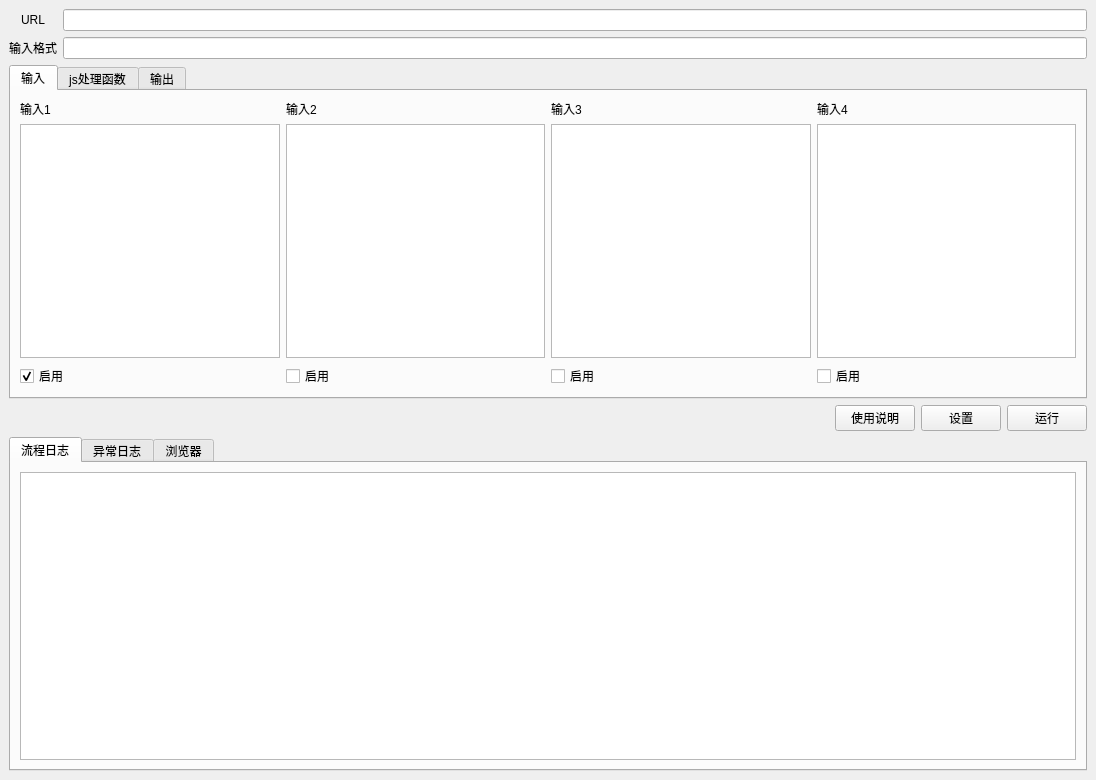
<?xml version="1.0" encoding="UTF-8"?>
<ui version="4.0">
 <class>MainWindow</class>
 <widget class="QMainWindow" name="MainWindow">
  <property name="geometry">
   <rect>
    <x>0</x>
    <y>0</y>
    <width>1096</width>
    <height>780</height>
   </rect>
  </property>
  <property name="windowTitle">
   <string>JS函数调试工具箱</string>
  </property>
  <widget class="QWidget" name="centralwidget">
   <layout class="QVBoxLayout" name="verticalLayout_5">
    <item>
     <layout class="QGridLayout" name="gridLayout">
      <item row="0" column="0">
       <widget class="QLabel" name="label">
        <property name="text">
         <string>URL</string>
        </property>
        <property name="alignment">
         <set>Qt::AlignCenter</set>
        </property>
       </widget>
      </item>
      <item row="0" column="1">
       <widget class="QLineEdit" name="urlLineEdit"/>
      </item>
      <item row="1" column="0">
       <widget class="QLabel" name="label_6">
        <property name="text">
         <string>输入格式</string>
        </property>
        <property name="alignment">
         <set>Qt::AlignCenter</set>
        </property>
       </widget>
      </item>
      <item row="1" column="1">
       <widget class="QLineEdit" name="inputFormatLineEdit"/>
      </item>
     </layout>
    </item>
    <item>
     <widget class="QTabWidget" name="tabWidget">
      <property name="currentIndex">
       <number>0</number>
      </property>
      <widget class="QWidget" name="tab">
       <attribute name="title">
        <string>输入</string>
       </attribute>
       <layout class="QHBoxLayout" name="horizontalLayout_6">
        <item>
         <layout class="QHBoxLayout" name="horizontalLayout_3">
          <item>
           <layout class="QVBoxLayout" name="verticalLayout">
            <item>
             <widget class="QLabel" name="label_2">
              <property name="text">
               <string>输入1</string>
              </property>
             </widget>
            </item>
            <item>
             <widget class="QTextEdit" name="input1TextEdit"/>
            </item>
            <item>
             <widget class="QCheckBox" name="input1CheckBox">
              <property name="text">
               <string>启用</string>
              </property>
              <property name="checkable">
               <bool>true</bool>
              </property>
              <property name="checked">
               <bool>true</bool>
              </property>
             </widget>
            </item>
           </layout>
          </item>
          <item>
           <layout class="QVBoxLayout" name="verticalLayout_2">
            <item>
             <widget class="QLabel" name="label_3">
              <property name="text">
               <string>输入2</string>
              </property>
             </widget>
            </item>
            <item>
             <widget class="QTextEdit" name="input2TextEdit"/>
            </item>
            <item>
             <widget class="QCheckBox" name="input2CheckBox">
              <property name="text">
               <string>启用</string>
              </property>
              <property name="checked">
               <bool>false</bool>
              </property>
             </widget>
            </item>
           </layout>
          </item>
          <item>
           <layout class="QVBoxLayout" name="verticalLayout_3">
            <item>
             <widget class="QLabel" name="label_4">
              <property name="text">
               <string>输入3</string>
              </property>
             </widget>
            </item>
            <item>
             <widget class="QTextEdit" name="input3TextEdit"/>
            </item>
            <item>
             <widget class="QCheckBox" name="input3CheckBox">
              <property name="text">
               <string>启用</string>
              </property>
             </widget>
            </item>
           </layout>
          </item>
          <item>
           <layout class="QVBoxLayout" name="verticalLayout_4">
            <item>
             <widget class="QLabel" name="label_5">
              <property name="text">
               <string>输入4</string>
              </property>
             </widget>
            </item>
            <item>
             <widget class="QTextEdit" name="input4TextEdit"/>
            </item>
            <item>
             <widget class="QCheckBox" name="input4CheckBox">
              <property name="text">
               <string>启用</string>
              </property>
             </widget>
            </item>
           </layout>
          </item>
         </layout>
        </item>
       </layout>
      </widget>
      <widget class="QWidget" name="tab_3">
       <attribute name="title">
        <string>js处理函数</string>
       </attribute>
       <layout class="QHBoxLayout" name="horizontalLayout">
        <item>
         <widget class="QTextEdit" name="jsFunTextEdit">
          <property name="font">
           <font>
            <family>微软雅黑</family>
            <pointsize>11</pointsize>
           </font>
          </property>
         </widget>
        </item>
        <item>
         <layout class="QVBoxLayout" name="verticalLayout_6">
          <item>
           <widget class="QPushButton" name="resetButton">
            <property name="text">
             <string>重置</string>
            </property>
           </widget>
          </item>
          <item>
           <spacer name="verticalSpacer">
            <property name="orientation">
             <enum>Qt::Vertical</enum>
            </property>
            <property name="sizeHint" stdset="0">
             <size>
              <width>20</width>
              <height>40</height>
             </size>
            </property>
           </spacer>
          </item>
         </layout>
        </item>
       </layout>
      </widget>
      <widget class="QWidget" name="tab_2">
       <attribute name="title">
        <string>输出</string>
       </attribute>
       <layout class="QHBoxLayout" name="horizontalLayout_2">
        <item>
         <widget class="QTableWidget" name="resultTable"/>
        </item>
        <item>
         <layout class="QVBoxLayout" name="verticalLayout_7">
          <item>
           <widget class="QPushButton" name="exportResultButton">
            <property name="text">
             <string>导出</string>
            </property>
           </widget>
          </item>
          <item>
           <spacer name="verticalSpacer_2">
            <property name="orientation">
             <enum>Qt::Vertical</enum>
            </property>
            <property name="sizeHint" stdset="0">
             <size>
              <width>20</width>
              <height>40</height>
             </size>
            </property>
           </spacer>
          </item>
         </layout>
        </item>
       </layout>
      </widget>
     </widget>
    </item>
    <item>
     <layout class="QHBoxLayout" name="horizontalLayout_4">
      <item>
       <spacer name="horizontalSpacer">
        <property name="orientation">
         <enum>Qt::Horizontal</enum>
        </property>
        <property name="sizeHint" stdset="0">
         <size>
          <width>40</width>
          <height>20</height>
         </size>
        </property>
       </spacer>
      </item>
      <item>
       <widget class="QPushButton" name="helpButton">
        <property name="text">
         <string>使用说明</string>
        </property>
       </widget>
      </item>
      <item>
       <widget class="QPushButton" name="configButton">
        <property name="text">
         <string>设置</string>
        </property>
       </widget>
      </item>
      <item>
       <widget class="QPushButton" name="runButton">
        <property name="text">
         <string>运行</string>
        </property>
       </widget>
      </item>
     </layout>
    </item>
    <item>
     <widget class="QTabWidget" name="tabWidget_2">
      <property name="currentIndex">
       <number>0</number>
      </property>
      <widget class="QWidget" name="tab_4">
       <attribute name="title">
        <string>流程日志</string>
       </attribute>
       <layout class="QHBoxLayout" name="horizontalLayout_8">
        <item>
         <widget class="QTextEdit" name="normalLogTextEdit">
          <property name="font">
           <font>
            <family>微软雅黑</family>
            <pointsize>10</pointsize>
           </font>
          </property>
          <property name="readOnly">
           <bool>true</bool>
          </property>
         </widget>
        </item>
       </layout>
      </widget>
      <widget class="QWidget" name="tab_5">
       <attribute name="title">
        <string>异常日志</string>
       </attribute>
       <layout class="QHBoxLayout" name="horizontalLayout_9">
        <item>
         <widget class="QTextEdit" name="errorLogTextEdit">
          <property name="font">
           <font>
            <family>微软雅黑</family>
            <pointsize>10</pointsize>
           </font>
          </property>
          <property name="readOnly">
           <bool>true</bool>
          </property>
         </widget>
        </item>
       </layout>
      </widget>
      <widget class="QWidget" name="tab_6">
       <attribute name="title">
        <string>浏览器</string>
       </attribute>
       <layout class="QVBoxLayout" name="verticalLayout_8">
        <item>
         <layout class="QHBoxLayout" name="horizontalLayout_5"/>
        </item>
       </layout>
      </widget>
     </widget>
    </item>
   </layout>
  </widget>
 </widget>
 <resources/>
 <connections>
  <connection>
   <sender>input1CheckBox</sender>
   <signal>stateChanged(int)</signal>
   <receiver>MainWindow</receiver>
   <slot>updateInputFormat()</slot>
   <hints>
    <hint type="sourcelabel">
     <x>96</x>
     <y>375</y>
    </hint>
    <hint type="destinationlabel">
     <x>270</x>
     <y>767</y>
    </hint>
   </hints>
  </connection>
  <connection>
   <sender>input2CheckBox</sender>
   <signal>stateChanged(int)</signal>
   <receiver>MainWindow</receiver>
   <slot>updateInputFormat()</slot>
   <hints>
    <hint type="sourcelabel">
     <x>542</x>
     <y>375</y>
    </hint>
    <hint type="destinationlabel">
     <x>476</x>
     <y>764</y>
    </hint>
   </hints>
  </connection>
  <connection>
   <sender>input3CheckBox</sender>
   <signal>stateChanged(int)</signal>
   <receiver>MainWindow</receiver>
   <slot>updateInputFormat()</slot>
   <hints>
    <hint type="sourcelabel">
     <x>807</x>
     <y>375</y>
    </hint>
    <hint type="destinationlabel">
     <x>641</x>
     <y>762</y>
    </hint>
   </hints>
  </connection>
  <connection>
   <sender>input4CheckBox</sender>
   <signal>stateChanged(int)</signal>
   <receiver>MainWindow</receiver>
   <slot>updateInputFormat()</slot>
   <hints>
    <hint type="sourcelabel">
     <x>865</x>
     <y>372</y>
    </hint>
    <hint type="destinationlabel">
     <x>867</x>
     <y>765</y>
    </hint>
   </hints>
  </connection>
  <connection>
   <sender>runButton</sender>
   <signal>clicked()</signal>
   <receiver>MainWindow</receiver>
   <slot>runJs()</slot>
   <hints>
    <hint type="sourcelabel">
     <x>1085</x>
     <y>425</y>
    </hint>
    <hint type="destinationlabel">
     <x>1098</x>
     <y>259</y>
    </hint>
   </hints>
  </connection>
  <connection>
   <sender>resetButton</sender>
   <signal>clicked()</signal>
   <receiver>MainWindow</receiver>
   <slot>resetJsFunctionITextEdit()</slot>
   <hints>
    <hint type="sourcelabel">
     <x>1032</x>
     <y>123</y>
    </hint>
    <hint type="destinationlabel">
     <x>1093</x>
     <y>160</y>
    </hint>
   </hints>
  </connection>
  <connection>
   <sender>exportResultButton</sender>
   <signal>clicked()</signal>
   <receiver>MainWindow</receiver>
   <slot>exportResult()</slot>
   <hints>
    <hint type="sourcelabel">
     <x>1039</x>
     <y>113</y>
    </hint>
    <hint type="destinationlabel">
     <x>1096</x>
     <y>209</y>
    </hint>
   </hints>
  </connection>
  <connection>
   <sender>helpButton</sender>
   <signal>clicked()</signal>
   <receiver>MainWindow</receiver>
   <slot>openHelpWindow()</slot>
   <hints>
    <hint type="sourcelabel">
     <x>845</x>
     <y>404</y>
    </hint>
    <hint type="destinationlabel">
     <x>1093</x>
     <y>538</y>
    </hint>
   </hints>
  </connection>
  <connection>
   <sender>configButton</sender>
   <signal>clicked()</signal>
   <receiver>MainWindow</receiver>
   <slot>openConfigWindow()</slot>
   <hints>
    <hint type="sourcelabel">
     <x>937</x>
     <y>410</y>
    </hint>
    <hint type="destinationlabel">
     <x>1093</x>
     <y>595</y>
    </hint>
   </hints>
  </connection>
 </connections>
 <slots>
  <slot>updateInputFormat()</slot>
  <slot>runJs()</slot>
  <slot>resetJsFunctionITextEdit()</slot>
  <slot>exportResult()</slot>
  <slot>openHelpWindow()</slot>
  <slot>openConfigWindow()</slot>
 </slots>
</ui>
